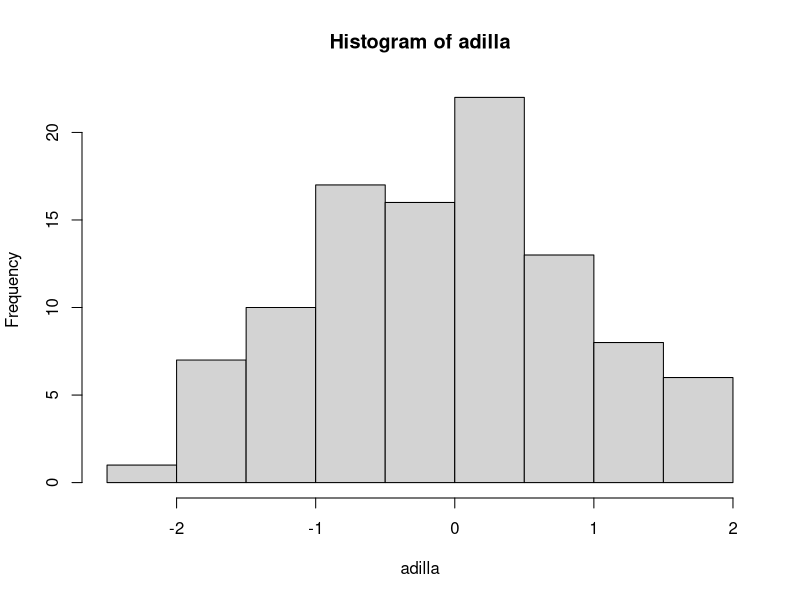
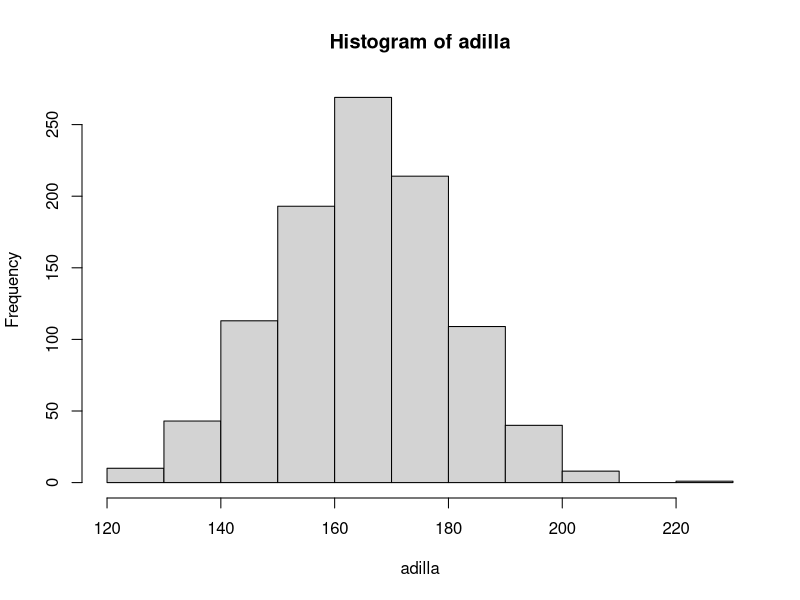
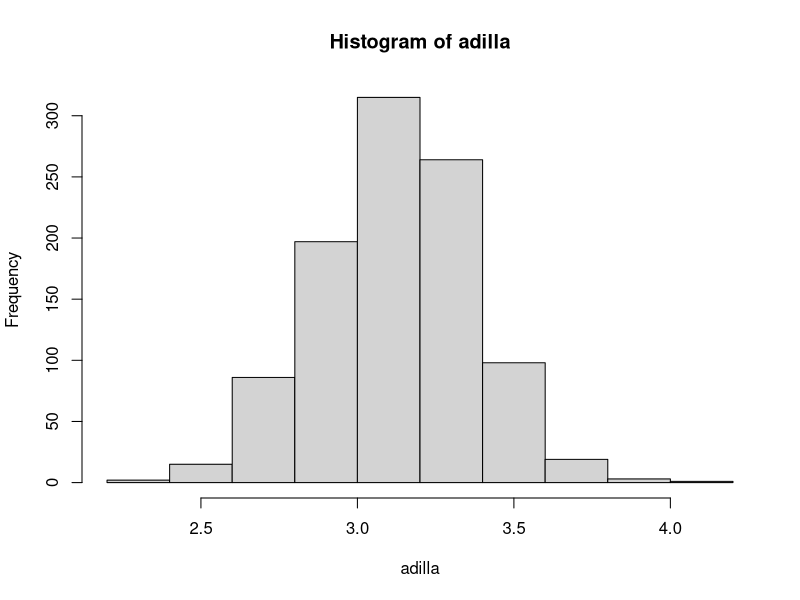

The R script that drew these images, in order:
adilla=rnorm(100, 0, 1)
View(adilla)
hist(adilla)

pnorm(160, 165, 6)

1-pnorm(180, 165, 6)

pnorm(180, 165,6) - pnorm(160, 165,6)
dbinom(2, 5, 0.791462)

pnorm(84, mean=72, sd=15.2, lower.tail=FALSE)
1-pnorm(84, 72, 15.2)

adilla=rnorm(1000, 165, 15)
View(adilla)
hist(adilla)

adilla=rnorm(1000, 3.12, 0.25)
View(adilla)
hist(adilla)

pnorm(150, mean=165, sd=6)

1-pnorm(170, 165, 6)

pnorm(180, 165,6) - pnorm(150, 165,6)
dbinom(2, 7, 0.9875807)

prob_diatas_158= pnorm(158, mean = 175, sd = 30, lower.tail = FALSE)
print(prob_diatas_158)
prob_dibawah_125= pnorm(125, mean = 175, sd = 30, lower.tail = TRUE)
print(prob_dibawah_125)

prob_range = 1 - prob_diatas_158 - prob_dibawah_125
print(prob_range)